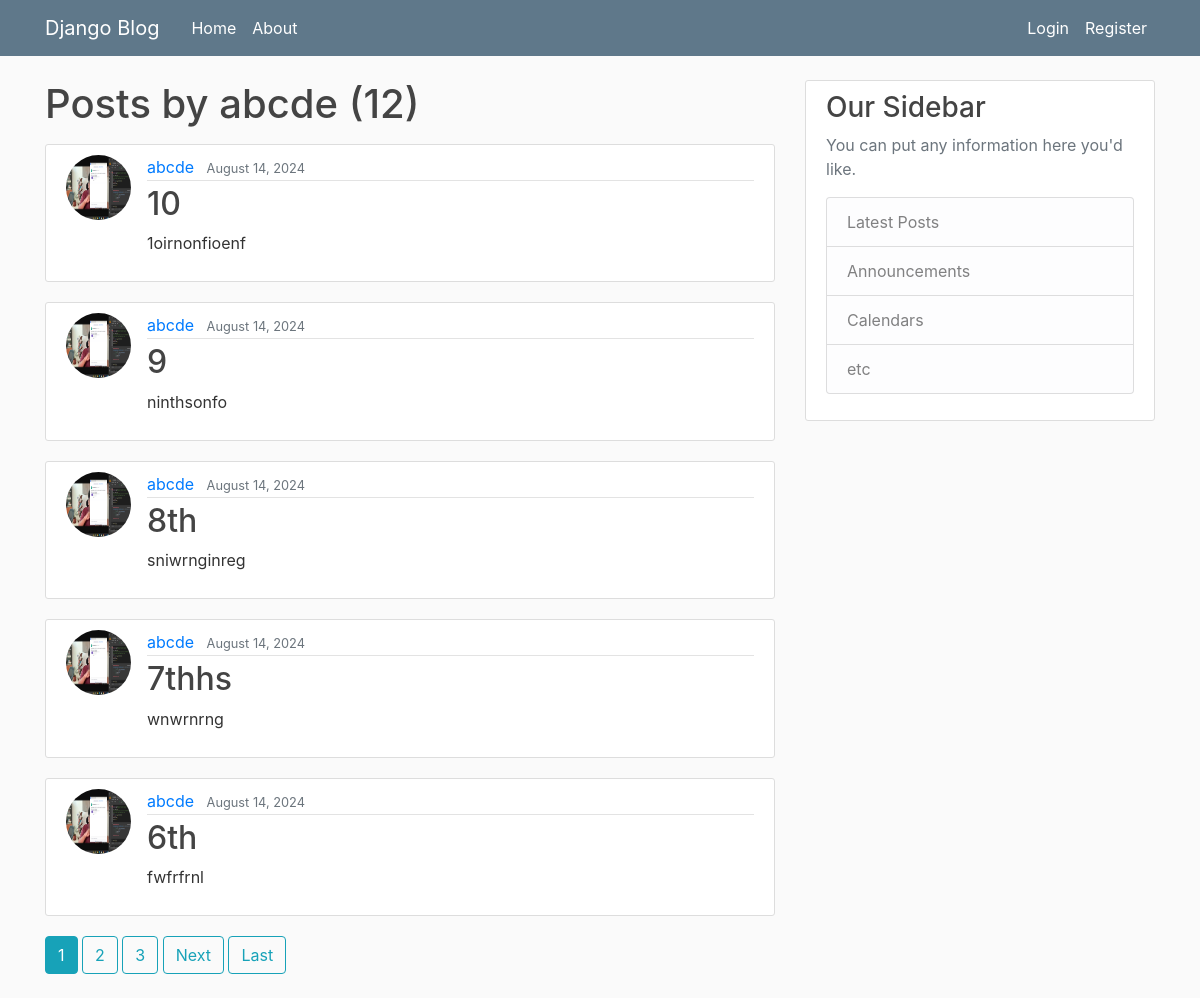
/user/abcde, run on the app's committed database.
### blog_app/models.py (models this page shows, shortened)
class Post(models.Model):
    title = models.CharField(max_length=100)
    content = models.TextField()
    date_posted = models.DateTimeField(default=timezone.now)
    author = models.ForeignKey(User, on_delete=models.CASCADE)

### users/models.py (models this page shows, shortened)
class Profile(models.Model):
    user = models.OneToOneField(User, on_delete=models.CASCADE)
    image = models.ImageField(default='default.jpg', upload_to='profile_pics')
    bio = models.TextField()

### blog_app/views.py (the view)
# urls.py: path('user/<str:username>', UserPostListView.as_view(), name='user-posts'),
class UserPostListView(ListView):
    model = Post
    template_name = 'blog_app/user_posts.html'
    context_object_name = 'posts'
    paginate_by = 5
    def get_queryset(self):
        user = get_object_or_404(User, username=self.kwargs.get('username'))
        return Post.objects.filter(author=user).order_by('-date_posted')

### blog_app/templates/blog_app/user_posts.html (shortened to what this page needs)
{% extends "blog_app/base.html" %}
{% block content %}
    <h1 class="mb-3" >Posts by {{ view.kwargs.username }} ({{page_obj.paginator.count}})</h1>
    {% for post in posts %}
        <article class="media content-section">
            <img class="rounded-circle article-img" src="{{post.author.profile.image.url}}">
            <div class="media-body">
            <div class="article-metadata">
                <a class="mr-2" href="{% url 'user-posts' post.author.username %}">{{ post.author }}</a>
                <small class="text-muted">{{ post.date_posted|date:"F d, Y" }}</small>
            </div>
            <h2><a class="article-title" href="{% url 'post-detail' post.id %}">{{ post.title }}</a></h2>
            <p class="article-content">{{ post.content }}</p>
            </div>
        </article>
    {% endfor%}
    {% if is_paginated %}
        {% for num in page_obj.paginator.page_range %}
            {% if page_obj.number == num %}
                <a class="btn btn-info mb-4" href="?page={{num}}">{{num}}</a>
            {% elif num > page_obj.number|add:'-3' and num < page_obj.number|add:'3' %}
                <a class="btn btn-outline-info mb-4" href="?page={{num}}">{{num}}</a>
            {% endif %}
        {% endfor %}
        {% if page_obj.has_next %}
            <a class="btn btn-outline-info mb-4" href="?page={{page_obj.next_page_number}}">Next</a>
            <a class="btn btn-outline-info mb-4" href="?page={{ page_obj.paginator.num_pages }}">Last</a>
        {% endif %}
    {% endif %}
{%endblock content%}

### blog_app/static/blog_app/main.css (style rules this page uses)
body { background: #fafafa; color: #333333; margin-top: 5rem; }
h1, h2, h3, h4, h5, h6 { color: #444444; }
.content-section { background: #ffffff; padding: 10px 20px; border: 1px solid #dddddd; border-radius: 3px; margin-bottom: 20px; }
.article-title { color: #444444; }
.article-content { white-space: pre-line; }
.article-img { height: 65px; width: 65px; margin-right: 16px; }
.article-metadata { padding-bottom: 1px; margin-bottom: 4px; border-bottom: 1px solid #e3e3e3 }

### data on the page
Post: author.profile.image (picture), author "abcde", date_posted "August 14, 2024", title "10", content "1oirnonfioenf"
Post: author.profile.image (picture), author "abcde", date_posted "August 14, 2024", title "9", content "ninthsonfo"
Post: author.profile.image (picture), author "abcde", date_posted "August 14, 2024", title "8th", content "sniwrnginreg"
Post: author.profile.image (picture), author "abcde", date_posted "August 14, 2024", title "7thhs", content "wnwrnrng"
Post: author.profile.image (picture), author "abcde", date_posted "August 14, 2024", title "6th", content "fwfrfrnl"

### other printed values
{{ view.kwargs.username }} "abcde"
{{ page_obj.paginator.count }} "12"
{{ num }} "1"
{{ num }} "2" "3"
